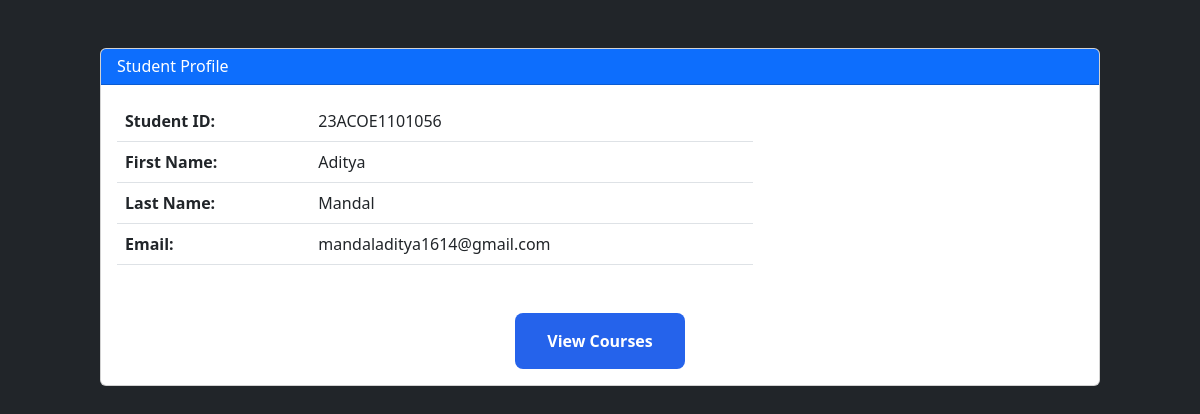
/profile/ (signed in), run on the app's committed database.
### core/models.py (models this page shows, shortened)
class BaseModel(models.Model):
    password = models.CharField(max_length=128, default='')
    first_name = models.CharField(max_length=50)
    last_name = models.CharField(max_length=50)
    email = models.EmailField(max_length=254, unique=True)
    class Meta:
        abstract = True

class Student(BaseModel):
    student_id = models.CharField(max_length=20, unique=True, default='')

### core/views.py (the view)
# urls.py: path('profile/', Profile, name='profile'),
def Profile(request):
    if student_id := request.session.get('student_id'):
        student = Student.objects.get(student_id=student_id)
        return render(request, 'student/profile.html', {'student': student})
    return redirect('student-login')

### core/templates/student/profile.html
{% extends 'base.html' %}
{% block content %}
<div class="container mt-5 h-screen">
    <div class="card">
        <div class="card-header bg-primary text-white">
            <h2>Student Profile</h2>
        </div>
        <div class="card-body">
            <div class="row">
                <div class="col-md-8">
                    <table class="table">
                        <tr>
                            <th>Student ID:</th>
                            <td>{{ student.student_id }}</td>
                        </tr>
                        <tr>
                            <th>First Name:</th>
                            <td>{{ student.first_name }}</td>
                        </tr>
                        <tr>
                            <th>Last Name:</th>
                            <td>{{ student.last_name }}</td>
                        </tr>
                        <tr>
                            <th>Email:</th>
                            <td>{{ student.email }}</td>
                        </tr>
                    </table>
                </div>
            </div>
            <div class="mt-8 text-center">
                <a
                  href="{% url 'course-enroll' %}"
                  class="inline-block bg-blue-600 hover:bg-blue-700 text-white font-bold py-3 px-8 rounded-lg no-underline transition duration-300 ease-in-out transform hover:scale-105"
                >
                  View Courses
                </a>
              </div>
        </div>
    </div>
</div>
{% endblock %}</div>

### data on the page
Student: student_id "23ACOE1101056", first_name "Aditya", last_name "Mandal", email "mandaladitya1614@gmail.com"
